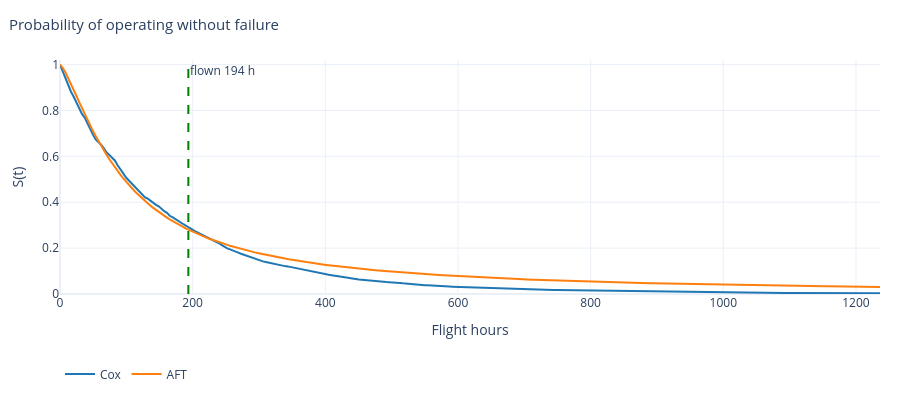

Write notebook code for a chart like this one.
### Markdown cell above
$S$ в узле сетки — вершина ломаной. $S(\mathrm{AGE})$ из раздела 8 лежит на вертикали и совпадает с вершиной, только если возраст сам является узлом `surv_grid`. Ячейка показывает график, значения на графике в узлах вокруг возраста и точные значения в контрольные моменты.

### Code cell
surv_plot_table = pd.DataFrame(
    {"t": SETTINGS.surv_grid, **{f"S {kind}": curve[0] for kind, curve in SURV_CURVES.items()}}
)
peek("12.surv_plot_table", surv_plot_table)

surv_node_i, surv_node_t = nearest(SETTINGS.surv_grid)
print(
    f"узел surv_grid рядом с возрастом: {surv_node_t:.4f} ч, "
    f"S(AFT) = {SURV_CURVES['aft'][0, surv_node_i]:.6f}; точное S({AGE:g}) = {s_now:.6f}"
)
display(surv_fig)
print("значения на графике в узлах вокруг возраста:")
display(surv_plot_table.iloc[max(surv_node_i - 2, 0) : surv_node_i + 3])
print("точные значения в контрольные моменты:")
pd.DataFrame(
    {"t": TIMES, **{f"S {kind}": model.survival(drone, TIMES)[0] for kind, model in MODELS.items()}}
)

### Figure 1 — Plotly figure (JSON) as saved in the notebook; plotly's stock layout.template omitted (floating-point values rounded to 4 significant figures; data arrays with more than 128 entries replaced by an {"elided": "..."} marker saying what was removed)
{"data": [{"line": {"color": "#1f77b4"}, "mode": "lines", "name": "Cox", "type": "scatter", "x": {"elided": "300 float values"}, "y": {"elided": "300 float values"}}, {"line": {"color": "#ff7f0e"}, "mode": "lines", "name": "AFT", "type": "scatter", "x": {"elided": "300 float values"}, "y": {"elided": "300 float values"}}], "layout": {"annotations": [{"showarrow": false, "text": "flown 194 h", "x": 193.5, "xanchor": "left", "xref": "x", "y": 1, "yanchor": "top", "yref": "y domain"}], "height": 400, "hovermode": "closest", "legend": {"orientation": "h", "x": 0, "y": -0.28, "yanchor": "top"}, "margin": {"b": 40, "l": 60, "r": 20, "t": 60}, "shapes": [{"line": {"color": "green", "dash": "dash"}, "type": "line", "x0": 193.5, "x1": 193.5, "xref": "x", "y0": 0, "y1": 1, "yref": "y domain"}], "title": {"font": {"size": 15}, "text": "Probability of operating without failure", "x": 0.01}, "xaxis": {"title": {"text": "Flight hours"}}, "yaxis": {"range": [0, 1.02], "title": {"text": "S(t)"}}}}
